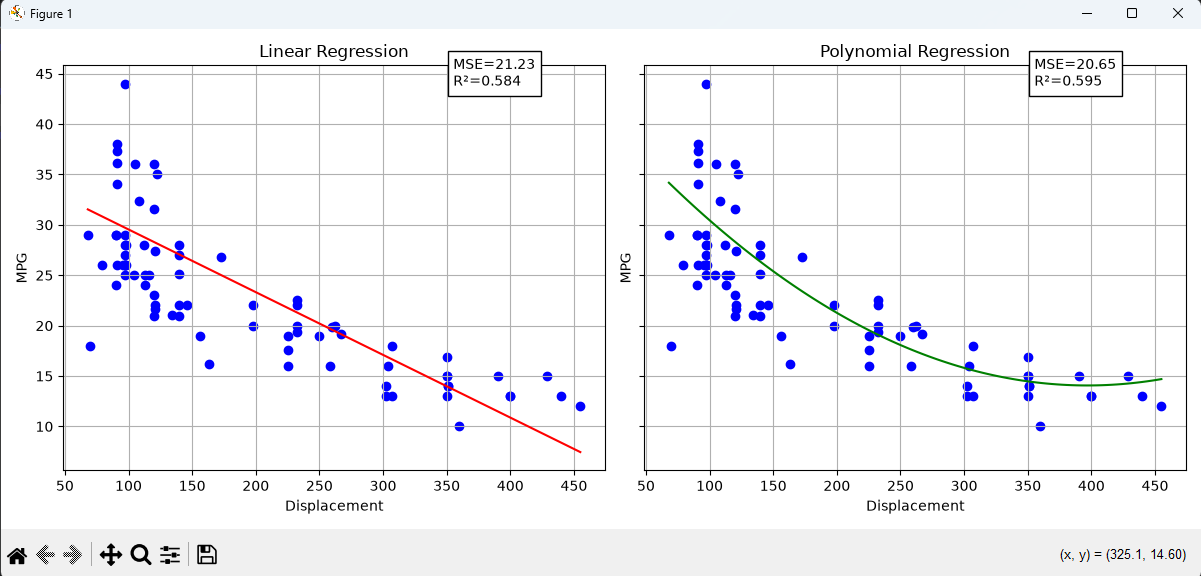

This chart was generated by the following Python code:
import numpy as np
import pandas as pd
import matplotlib.pyplot as plt
from sklearn.model_selection import train_test_split
from sklearn.linear_model import LinearRegression
from sklearn.preprocessing import PolynomialFeatures
from sklearn.metrics import mean_squared_error, r2_score

# Load dataset
url = "https://archive.ics.uci.edu/ml/machine-learning-databases/auto-mpg/auto-mpg.data"
cols = ['mpg','cyl','disp','hp','wt','acc','year','org','car']
df = pd.read_csv(url, sep=r"\s+", names=cols)
df = df.replace('?', np.nan).dropna()

# Feature and target
X = df[['disp']]
y = df['mpg']

# Split data
X_train, X_test, y_train, y_test = train_test_split(
    X, y, test_size=0.2, random_state=42)

# Linear Regression
lr = LinearRegression()
lr.fit(X_train, y_train)
y_lr = lr.predict(X_test)

# Polynomial Regression
poly = PolynomialFeatures(degree=2)
X_train_poly = poly.fit_transform(X_train)
X_test_poly = poly.transform(X_test)

pr = LinearRegression()
pr.fit(X_train_poly, y_train)
y_pr = pr.predict(X_test_poly)

# Performance
mse_lr = mean_squared_error(y_test, y_lr)
r2_lr = r2_score(y_test, y_lr)

mse_pr = mean_squared_error(y_test, y_pr)
r2_pr = r2_score(y_test, y_pr)

print("Linear Regression")
print("MSE =", round(mse_lr,2), " R² =", round(r2_lr,3))

print("\nPolynomial Regression")
print("MSE =", round(mse_pr,2), " R² =", round(r2_pr,3))

# Plot
x = np.linspace(X.min(), X.max(), 100).reshape(-1,1)

fig, ax = plt.subplots(1,2,figsize=(12,5),sharey=True)

# Linear Regression Plot
ax[0].scatter(X_test, y_test, color="blue")
ax[0].plot(x, lr.predict(x), color="red")
ax[0].set_title("Linear Regression")
ax[0].text(0.72,0.95,f"MSE={mse_lr:.2f}\nR²={r2_lr:.3f}",
           transform=ax[0].transAxes,bbox=dict(facecolor="white"))

# Polynomial Regression Plot
ax[1].scatter(X_test, y_test, color="blue")
ax[1].plot(x, pr.predict(poly.transform(x)), color="green")
ax[1].set_title("Polynomial Regression")
ax[1].text(0.72,0.95,f"MSE={mse_pr:.2f}\nR²={r2_pr:.3f}",
           transform=ax[1].transAxes,bbox=dict(facecolor="white"))

for a in ax:
    a.set_xlabel("Displacement")
    a.set_ylabel("MPG")
    a.grid(True)

plt.tight_layout()
plt.show()
